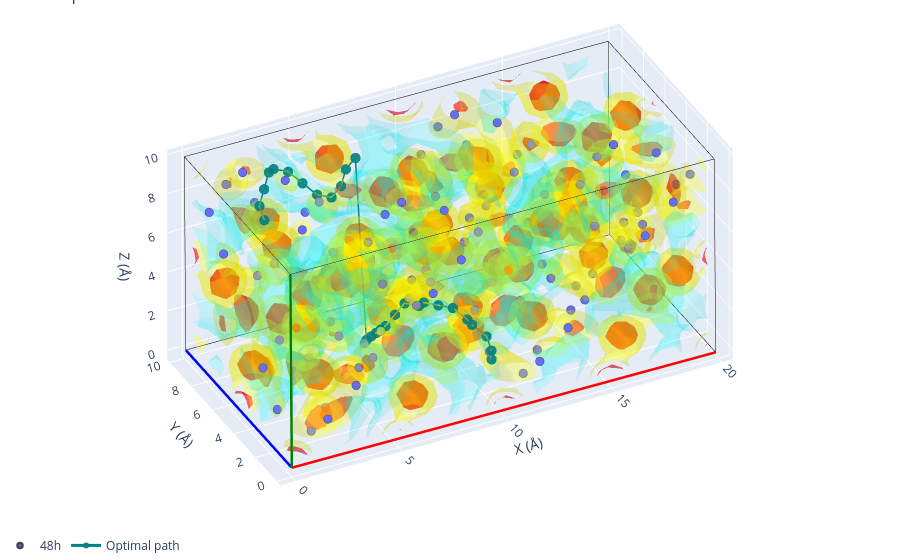
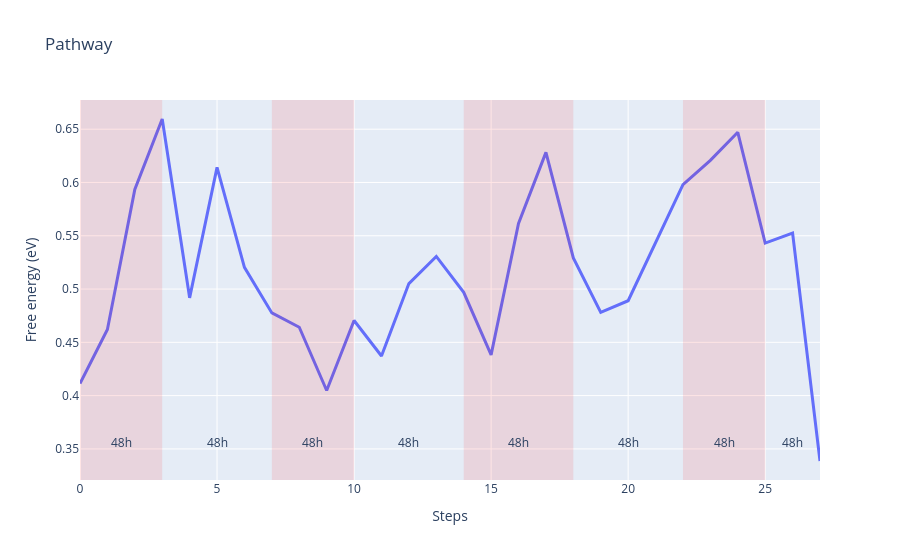

The code cell stored with these charts, in order, in its notebook:
### Code cell
fig1 = volume.plot_3d(structure=sites, paths=path2)
fig1.show()

fig2 = path2.plot_energy_along_path(structure=sites)
fig2.show()

### Figure 1 — Plotly figure (JSON) as saved in the notebook; plotly's stock layout.template omitted (floating-point values rounded to 4 significant figures; data arrays with more than 128 entries replaced by an {"elided": "..."} marker saying what was removed)
{"data": [{"line": {"color": "red", "width": 5}, "mode": "lines", "showlegend": false, "type": "scatter3d", "x": [0, 19.87], "y": [0, 0.006208], "z": [0, -0.1473]}, {"line": {"color": "blue", "width": 5}, "mode": "lines", "showlegend": false, "type": "scatter3d", "x": [0, 0.005318], "y": [0, 9.919], "z": [0, -0.02126]}, {"line": {"color": "green", "width": 5}, "mode": "lines", "showlegend": false, "type": "scatter3d", "x": [0, -0.07517], "y": [0, -0.01577], "z": [0, 9.916]}, {"line": {"color": "black", "width": 1}, "mode": "lines", "showlegend": false, "type": "scatter3d", "x": [19.87, 19.88], "y": [0.006208, 9.926], "z": [-0.1473, -0.1686]}, {"line": {"color": "black", "width": 1}, "mode": "lines", "showlegend": false, "type": "scatter3d", "x": [19.87, 19.8], "y": [0.006208, -0.009559], "z": [-0.1473, 9.769]}, {"line": {"color": "black", "width": 1}, "mode": "lines", "showlegend": false, "type": "scatter3d", "x": [0.005318, 19.88], "y": [9.919, 9.926], "z": [-0.02126, -0.1686]}, {"line": {"color": "black", "width": 1}, "mode": "lines", "showlegend": false, "type": "scatter3d", "x": [0.005318, -0.06986], "y": [9.919, 9.904], "z": [-0.02126, 9.895]}, {"line": {"color": "black", "width": 1}, "mode": "lines", "showlegend": false, "type": "scatter3d", "x": [-0.07517, 19.8], "y": [-0.01577, -0.009559], "z": [9.916, 9.769]}, {"line": {"color": "black", "width": 1}, "mode": "lines", "showlegend": false, "type": "scatter3d", "x": [-0.07517, -0.06986], "y": [-0.01577, 9.904], "z": [9.916, 9.895]}, {"line": {"color": "black", "width": 1}, "mode": "lines", "showlegend": false, "type": "scatter3d", "x": [19.8, -0.06986], "y": [9.91, 9.904], "z": [9.748, 9.895]}, {"line": {"color": "black", "width": 1}, "mode": "lines", "showlegend": false, "type": "scatter3d", "x": [19.8, 19.8], "y": [9.91, -0.009559], "z": [9.748, 9.769]}, {"line": {"color": "black", "width": 1}, "mode": "lines", "showlegend": false, "type": "scatter3d", "x": [19.8, 19.88], "y": [9.91, 9.926], "z": [9.748, -0.1686]}, {"color": "red", "i": {"elided": "4667 int values"}, "j": {"elided": "4667 int values"}, "k": {"elided": "4667 int values"}, "name": "isoval=np.float64(87.0)", "opacity": 0.6, "showlegend": false, "type": "mesh3d", "x": {"elided": "2731 float values"}, "y": {"elided": "2731 float values"}, "z": {"elided": "2731 float values"}}, {"color": "yellow", "i": {"elided": "15713 int values"}, "j": {"elided": "15713 int values"}, "k": {"elided": "15713 int values"}, "name": "isoval=np.float64(34.800000000000004)", "opacity": 0.3, "showlegend": false, "type": "mesh3d", "x": {"elided": "8644 float values"}, "y": {"elided": "8644 float values"}, "z": {"elided": "8644 float values"}}, {"color": "cyan", "i": {"elided": "11406 int values"}, "j": {"elided": "11406 int values"}, "k": {"elided": "11406 int values"}, "name": "isoval=np.float64(2.436)", "opacity": 0.15, "showlegend": false, "type": "mesh3d", "x": {"elided": "6306 float values"}, "y": {"elided": "6306 float values"}, "z": {"elided": "6306 float values"}}, {"line": {"color": "red", "width": 5}, "mode": "lines", "showlegend": false, "type": "scatter3d", "x": [0, 19.87], "y": [0, 0.006208], "z": [0, -0.1473]}, {"line": {"color": "blue", "width": 5}, "mode": "lines", "showlegend": false, "type": "scatter3d", "x": [0, 0.005318], "y": [0, 9.919], "z": [0, -0.02126]}, {"line": {"color": "green", "width": 5}, "mode": "lines", "showlegend": false, "type": "scatter3d", "x": [0, -0.07517], "y": [0, -0.01577], "z": [0, 9.916]}, {"line": {"color": "black", "width": 1}, "mode": "lines", "showlegend": false, "type": "scatter3d", "x": [19.87, 19.88], "y": [0.006208, 9.926], "z": [-0.1473, -0.1686]}, {"line": {"color": "black", "width": 1}, "mode": "lines", "showlegend": false, "type": "scatter3d", "x": [19.87, 19.8], "y": [0.006208, -0.009559], "z": [-0.1473, 9.769]}, {"line": {"color": "black", "width": 1}, "mode": "lines", "showlegend": false, "type": "scatter3d", "x": [0.005318, 19.88], "y": [9.919, 9.926], "z": [-0.02126, -0.1686]}, {"line": {"color": "black", "width": 1}, "mode": "lines", "showlegend": false, "type": "scatter3d", "x": [0.005318, -0.06986], "y": [9.919, 9.904], "z": [-0.02126, 9.895]}, {"line": {"color": "black", "width": 1}, "mode": "lines", "showlegend": false, "type": "scatter3d", "x": [-0.07517, 19.8], "y": [-0.01577, -0.009559], "z": [9.916, 9.769]}, {"line": {"color": "black", "width": 1}, "mode": "lines", "showlegend": false, "type": "scatter3d", "x": [-0.07517, -0.06986], "y": [-0.01577, 9.904], "z": [9.916, 9.895]}, {"line": {"color": "black", "width": 1}, "mode": "lines", "showlegend": false, "type": "scatter3d", "x": [19.8, -0.06986], "y": [9.91, 9.904], "z": [9.748, 9.895]}, {"line": {"color": "black", "width": 1}, "mode": "lines", "showlegend": false, "type": "scatter3d", "x": [19.8, 19.8], "y": [9.91, -0.009559], "z": [9.748, 9.769]}, {"line": {"color": "black", "width": 1}, "mode": "lines", "showlegend": false, "type": "scatter3d", "x": [19.8, 19.88], "y": [9.91, 9.926], "z": [9.748, -0.1686]}, {"legendgroup": "48h", "marker": {"color": "#636EFA", "line": {"width": 2.5}, "size": 5}, "mode": "markers", "name": "48h", "showlegend": true, "type": "scatter3d", "x": [1.818], "y": [1.815], "z": [0.2206]}, {"legendgroup": "48h", "marker": {"color": "#636EFA", "line": {"width": 2.5}, "size": 5}, "mode": "markers", "name": "48h", "showlegend": false, "type": "scatter3d", "x": [11.75], "y": [1.819], "z": [0.147]}, {"legendgroup": "48h", "marker": {"color": "#636EFA", "line": {"width": 2.5}, "size": 5}, "mode": "markers", "name": "48h", "showlegend": false, "type": "scatter3d", "x": [1.783], "y": [6.767], "z": [5.168]}, {"legendgroup": "48h", "marker": {"color": "#636EFA", "line": {"width": 2.5}, "size": 5}, "mode": "markers", "name": "48h", "showlegend": false, "type": "scatter3d", "x": [11.72], "y": [6.77], "z": [5.094]}, {"legendgroup": "48h", "marker": {"color": "#636EFA", "line": {"width": 2.5}, "size": 5}, "mode": "markers", "name": "48h", "showlegend": false, "type": "scatter3d", "x": [6.748], "y": [1.809], "z": [5.142]}, {"legendgroup": "48h", "marker": {"color": "#636EFA", "line": {"width": 2.5}, "size": 5}, "mode": "markers", "name": "48h", "showlegend": false, "type": "scatter3d", "x": [16.68], "y": [1.812], "z": [5.068]}, {"legendgroup": "48h", "marker": {"color": "#636EFA", "line": {"width": 2.5}, "size": 5}, "mode": "markers", "name": "48h", "showlegend": false, "type": "scatter3d", "x": [6.789], "y": [6.777], "z": [0.1732]}, {"legendgroup": "48h", "marker": {"color": "#636EFA", "line": {"width": 2.5}, "size": 5}, "mode": "markers", "name": "48h", "showlegend": false, "type": "scatter3d", "x": [16.73], "y": [6.78], "z": [0.09949]}, {"legendgroup": "48h", "marker": {"color": "#636EFA", "line": {"width": 2.5}, "size": 5}, "mode": "markers", "name": "48h", "showlegend": false, "type": "scatter3d", "x": [9.638], "y": [1.805], "z": [8.026]}, {"legendgroup": "48h", "marker": {"color": "#636EFA", "line": {"width": 2.5}, "size": 5}, "mode": "markers", "name": "48h", "showlegend": false, "type": "scatter3d", "x": [19.57], "y": [1.809], "z": [7.952]}, {"legendgroup": "48h", "marker": {"color": "#636EFA", "line": {"width": 2.5}, "size": 5}, "mode": "markers", "name": "48h", "showlegend": false, "type": "scatter3d", "x": [9.678], "y": [6.773], "z": [3.057]}, {"legendgroup": "48h", "marker": {"color": "#636EFA", "line": {"width": 2.5}, "size": 5}, "mode": "markers", "name": "48h", "showlegend": false, "type": "scatter3d", "x": [19.61], "y": [6.776], "z": [2.983]}, {"legendgroup": "48h", "marker": {"color": "#636EFA", "line": {"width": 2.5}, "size": 5}, "mode": "markers", "name": "48h", "showlegend": false, "type": "scatter3d", "x": [4.707], "y": [1.812], "z": [3.104]}, {"legendgroup": "48h", "marker": {"color": "#636EFA", "line": {"width": 2.5}, "size": 5}, "mode": "markers", "name": "48h", "showlegend": false, "type": "scatter3d", "x": [14.64], "y": [1.815], "z": [3.031]}, {"legendgroup": "48h", "marker": {"color": "#636EFA", "line": {"width": 2.5}, "size": 5}, "mode": "markers", "name": "48h", "showlegend": false, "type": "scatter3d", "x": [4.672], "y": [6.764], "z": [8.052]}, {"legendgroup": "48h", "marker": {"color": "#636EFA", "line": {"width": 2.5}, "size": 5}, "mode": "markers", "name": "48h", "showlegend": false, "type": "scatter3d", "x": [14.61], "y": [6.767], "z": [7.978]}, {"legendgroup": "48h", "marker": {"color": "#636EFA", "line": {"width": 2.5}, "size": 5}, "mode": "markers", "name": "48h", "showlegend": false, "type": "scatter3d", "x": [8.057], "y": [0.2277], "z": [8.041]}, {"legendgroup": "48h", "marker": {"color": "#636EFA", "line": {"width": 2.5}, "size": 5}, "mode": "markers", "name": "48h", "showlegend": false, "type": "scatter3d", "x": [17.99], "y": [0.2308], "z": [7.967]}, {"legendgroup": "48h", "marker": {"color": "#636EFA", "line": {"width": 2.5}, "size": 5}, "mode": "markers", "name": "48h", "showlegend": false, "type": "scatter3d", "x": [8.097], "y": [5.195], "z": [3.072]}, {"legendgroup": "48h", "marker": {"color": "#636EFA", "line": {"width": 2.5}, "size": 5}, "mode": "markers", "name": "48h", "showlegend": false, "type": "scatter3d", "x": [18.03], "y": [5.198], "z": [2.998]}, {"legendgroup": "48h", "marker": {"color": "#636EFA", "line": {"width": 2.5}, "size": 5}, "mode": "markers", "name": "48h", "showlegend": false, "type": "scatter3d", "x": [3.126], "y": [0.2341], "z": [3.12]}, {"legendgroup": "48h", "marker": {"color": "#636EFA", "line": {"width": 2.5}, "size": 5}, "mode": "markers", "name": "48h", "showlegend": false, "type": "scatter3d", "x": [13.06], "y": [0.2372], "z": [3.046]}, {"legendgroup": "48h", "marker": {"color": "#636EFA", "line": {"width": 2.5}, "size": 5}, "mode": "markers", "name": "48h", "showlegend": false, "type": "scatter3d", "x": [3.091], "y": [5.186], "z": [8.067]}, {"legendgroup": "48h", "marker": {"color": "#636EFA", "line": {"width": 2.5}, "size": 5}, "mode": "markers", "name": "48h", "showlegend": false, "type": "scatter3d", "x": [13.03], "y": [5.189], "z": [7.993]}, {"legendgroup": "48h", "marker": {"color": "#636EFA", "line": {"width": 2.5}, "size": 5}, "mode": "markers", "name": "48h", "showlegend": false, "type": "scatter3d", "x": [8.046], "y": [1.802], "z": [9.614]}, {"legendgroup": "48h", "marker": {"color": "#636EFA", "line": {"width": 2.5}, "size": 5}, "mode": "markers", "name": "48h", "showlegend": false, "type": "scatter3d", "x": [17.98], "y": [1.806], "z": [9.54]}, {"legendgroup": "48h", "marker": {"color": "#636EFA", "line": {"width": 2.5}, "size": 5}, "mode": "markers", "name": "48h", "showlegend": false, "type": "scatter3d", "x": [8.086], "y": [6.77], "z": [4.645]}, {"legendgroup": "48h", "marker": {"color": "#636EFA", "line": {"width": 2.5}, "size": 5}, "mode": "markers", "name": "48h", "showlegend": false, "type": "scatter3d", "x": [18.02], "y": [6.773], "z": [4.572]}, {"legendgroup": "48h", "marker": {"color": "#636EFA", "line": {"width": 2.5}, "size": 5}, "mode": "markers", "name": "48h", "showlegend": false, "type": "scatter3d", "x": [3.115], "y": [1.809], "z": [4.693]}, {"legendgroup": "48h", "marker": {"color": "#636EFA", "line": {"width": 2.5}, "size": 5}, "mode": "markers", "name": "48h", "showlegend": false, "type": "scatter3d", "x": [13.05], "y": [1.812], "z": [4.619]}, {"legendgroup": "48h", "marker": {"color": "#636EFA", "line": {"width": 2.5}, "size": 5}, "mode": "markers", "name": "48h", "showlegend": false, "type": "scatter3d", "x": [3.08], "y": [6.761], "z": [9.64]}, {"legendgroup": "48h", "marker": {"color": "#636EFA", "line": {"width": 2.5}, "size": 5}, "mode": "markers", "name": "48h", "showlegend": false, "type": "scatter3d", "x": [13.02], "y": [6.764], "z": [9.567]}, {"legendgroup": "48h", "marker": {"color": "#636EFA", "line": {"width": 2.5}, "size": 5}, "mode": "markers", "name": "48h", "showlegend": false, "type": "scatter3d", "x": [1.762], "y": [9.669], "z": [8.067]}, {"legendgroup": "48h", "marker": {"color": "#636EFA", "line": {"width": 2.5}, "size": 5}, "mode": "markers", "name": "48h", "showlegend": false, "type": "scatter3d", "x": [11.7], "y": [9.672], "z": [7.994]}, {"legendgroup": "48h", "marker": {"color": "#636EFA", "line": {"width": 2.5}, "size": 5}, "mode": "markers", "name": "48h", "showlegend": false, "type": "scatter3d", "x": [1.797], "y": [4.717], "z": [3.12]}, {"legendgroup": "48h", "marker": {"color": "#636EFA", "line": {"width": 2.5}, "size": 5}, "mode": "markers", "name": "48h", "showlegend": false, "type": "scatter3d", "x": [11.73], "y": [4.72], "z": [3.046]}, {"legendgroup": "48h", "marker": {"color": "#636EFA", "line": {"width": 2.5}, "size": 5}, "mode": "markers", "name": "48h", "showlegend": false, "type": "scatter3d", "x": [6.768], "y": [9.678], "z": [3.072]}, {"legendgroup": "48h", "marker": {"color": "#636EFA", "line": {"width": 2.5}, "size": 5}, "mode": "markers", "name": "48h", "showlegend": false, "type": "scatter3d", "x": [16.7], "y": [9.682], "z": [2.999]}, {"legendgroup": "48h", "marker": {"color": "#636EFA", "line": {"width": 2.5}, "size": 5}, "mode": "markers", "name": "48h", "showlegend": false, "type": "scatter3d", "x": [6.728], "y": [4.711], "z": [8.041]}, {"legendgroup": "48h", "marker": {"color": "#636EFA", "line": {"width": 2.5}, "size": 5}, "mode": "markers", "name": "48h", "showlegend": false, "type": "scatter3d", "x": [16.66], "y": [4.714], "z": [7.967]}, {"legendgroup": "48h", "marker": {"color": "#636EFA", "line": {"width": 2.5}, "size": 5}, "mode": "markers", "name": "48h", "showlegend": false, "type": "scatter3d", "x": [0.1814], "y": [8.091], "z": [8.082]}, {"legendgroup": "48h", "marker": {"color": "#636EFA", "line": {"width": 2.5}, "size": 5}, "mode": "markers", "name": "48h", "showlegend": false, "type": "scatter3d", "x": [10.12], "y": [8.094], "z": [8.009]}, {"legendgroup": "48h", "marker": {"color": "#636EFA", "line": {"width": 2.5}, "size": 5}, "mode": "markers", "name": "48h", "showlegend": false, "type": "scatter3d", "x": [0.2163], "y": [3.14], "z": [3.135]}, {"legendgroup": "48h", "marker": {"color": "#636EFA", "line": {"width": 2.5}, "size": 5}, "mode": "markers", "name": "48h", "showlegend": false, "type": "scatter3d", "x": [10.15], "y": [3.143], "z": [3.061]}, {"legendgroup": "48h", "marker": {"color": "#636EFA", "line": {"width": 2.5}, "size": 5}, "mode": "markers", "name": "48h", "showlegend": false, "type": "scatter3d", "x": [5.187], "y": [8.101], "z": [3.087]}, {"legendgroup": "48h", "marker": {"color": "#636EFA", "line": {"width": 2.5}, "size": 5}, "mode": "markers", "name": "48h", "showlegend": false, "type": "scatter3d", "x": [15.12], "y": [8.104], "z": [3.014]}, {"legendgroup": "48h", "marker": {"color": "#636EFA", "line": {"width": 2.5}, "size": 5}, "mode": "markers", "name": "48h", "showlegend": false, "type": "scatter3d", "x": [5.147], "y": [3.133], "z": [8.056]}, {"legendgroup": "48h", "marker": {"color": "#636EFA", "line": {"width": 2.5}, "size": 5}, "mode": "markers", "name": "48h", "showlegend": false, "type": "scatter3d", "x": [15.08], "y": [3.136], "z": [7.982]}, {"legendgroup": "48h", "marker": {"color": "#636EFA", "line": {"width": 2.5}, "size": 5}, "mode": "markers", "name": "48h", "showlegend": false, "type": "scatter3d", "x": [1.749], "y": [8.089], "z": [9.647]}, {"legendgroup": "48h", "marker": {"color": "#636EFA", "line": {"width": 2.5}, "size": 5}, "mode": "markers", "name": "48h", "showlegend": false, "type": "scatter3d", "x": [11.69], "y": [8.092], "z": [9.574]}, {"legendgroup": "48h", "marker": {"color": "#636EFA", "line": {"width": 2.5}, "size": 5}, "mode": "markers", "name": "48h", "showlegend": false, "type": "scatter3d", "x": [1.784], "y": [3.138], "z": [4.7]}, {"legendgroup": "48h", "marker": {"color": "#636EFA", "line": {"width": 2.5}, "size": 5}, "mode": "markers", "name": "48h", "showlegend": false, "type": "scatter3d", "x": [11.72], "y": [3.141], "z": [4.626]}, {"legendgroup": "48h", "marker": {"color": "#636EFA", "line": {"width": 2.5}, "size": 5}, "mode": "markers", "name": "48h", "showlegend": false, "type": "scatter3d", "x": [6.755], "y": [8.099], "z": [4.652]}, {"legendgroup": "48h", "marker": {"color": "#636EFA", "line": {"width": 2.5}, "size": 5}, "mode": "markers", "name": "48h", "showlegend": false, "type": "scatter3d", "x": [16.69], "y": [8.102], "z": [4.579]}, {"legendgroup": "48h", "marker": {"color": "#636EFA", "line": {"width": 2.5}, "size": 5}, "mode": "markers", "name": "48h", "showlegend": false, "type": "scatter3d", "x": [6.715], "y": [3.131], "z": [9.621]}, {"legendgroup": "48h", "marker": {"color": "#636EFA", "line": {"width": 2.5}, "size": 5}, "mode": "markers", "name": "48h", "showlegend": false, "type": "scatter3d", "x": [16.65], "y": [3.134], "z": [9.547]}, {"legendgroup": "48h", "marker": {"color": "#636EFA", "line": {"width": 2.5}, "size": 5}, "mode": "markers", "name": "48h", "showlegend": false, "type": "scatter3d", "x": [1.805], "y": [0.2357], "z": [1.801]}, {"legendgroup": "48h", "marker": {"color": "#636EFA", "line": {"width": 2.5}, "size": 5}, "mode": "markers", "name": "48h", "showlegend": false, "type": "scatter3d", "x": [11.74], "y": [0.2389], "z": [1.727]}, {"legendgroup": "48h", "marker": {"color": "#636EFA", "line": {"width": 2.5}, "size": 5}, "mode": "markers", "name": "48h", "showlegend": false, "type": "scatter3d", "x": [1.77], "y": [5.188], "z": [6.748]}, {"legendgroup": "48h", "marker": {"color": "#636EFA", "line": {"width": 2.5}, "size": 5}, "mode": "markers", "name": "48h", "showlegend": false, "type": "scatter3d", "x": [11.71], "y": [5.191], "z": [6.674]}, {"legendgroup": "48h", "marker": {"color": "#636EFA", "line": {"width": 2.5}, "size": 5}, "mode": "markers", "name": "48h", "showlegend": false, "type": "scatter3d", "x": [6.735], "y": [0.2294], "z": [6.722]}, {"legendgroup": "48h", "marker": {"color": "#636EFA", "line": {"width": 2.5}, "size": 5}, "mode": "markers", "name": "48h", "showlegend": false, "type": "scatter3d", "x": [16.67], "y": [0.2325], "z": [6.648]}, {"legendgroup": "48h", "marker": {"color": "#636EFA", "line": {"width": 2.5}, "size": 5}, "mode": "markers", "name": "48h", "showlegend": false, "type": "scatter3d", "x": [6.776], "y": [5.197], "z": [1.753]}, {"legendgroup": "48h", "marker": {"color": "#636EFA", "line": {"width": 2.5}, "size": 5}, "mode": "markers", "name": "48h", "showlegend": false, "type": "scatter3d", "x": [16.71], "y": [5.2], "z": [1.68]}, {"legendgroup": "48h", "marker": {"color": "#636EFA", "line": {"width": 2.5}, "size": 5}, "mode": "markers", "name": "48h", "showlegend": false, "type": "scatter3d", "x": [0.2257], "y": [1.812], "z": [1.809]}, {"legendgroup": "48h", "marker": {"color": "#636EFA", "line": {"width": 2.5}, "size": 5}, "mode": "markers", "name": "48h", "showlegend": false, "type": "scatter3d", "x": [10.16], "y": [1.816], "z": [1.735]}, {"legendgroup": "48h", "marker": {"color": "#636EFA", "line": {"width": 2.5}, "size": 5}, "mode": "markers", "name": "48h", "showlegend": false, "type": "scatter3d", "x": [0.1908], "y": [6.764], "z": [6.756]}, {"legendgroup": "48h", "marker": {"color": "#636EFA", "line": {"width": 2.5}, "size": 5}, "mode": "markers", "name": "48h", "showlegend": false, "type": "scatter3d", "x": [10.13], "y": [6.767], "z": [6.683]}, {"legendgroup": "48h", "marker": {"color": "#636EFA", "line": {"width": 2.5}, "size": 5}, "mode": "markers", "name": "48h", "showlegend": false, "type": "scatter3d", "x": [5.156], "y": [1.806], "z": [6.73]}, {"legendgroup": "48h", "marker": {"color": "#636EFA", "line": {"width": 2.5}, "size": 5}, "mode": "markers", "name": "48h", "showlegend": false, "type": "scatter3d", "x": [15.09], "y": [1.809], "z": [6.657]}, {"legendgroup": "48h", "marker": {"color": "#636EFA", "line": {"width": 2.5}, "size": 5}, "mode": "markers", "name": "48h", "showlegend": false, "type": "scatter3d", "x": [5.197], "y": [6.774], "z": [1.762]}, {"legendgroup": "48h", "marker": {"color": "#636EFA", "line": {"width": 2.5}, "size": 5}, "mode": "markers", "name": "48h", "showlegend": false, "type": "scatter3d", "x": [15.13], "y": [6.777], "z": [1.688]}, {"legendgroup": "48h", "marker": {"color": "#636EFA", "line": {"width": 2.5}, "size": 5}, "mode": "markers", "name": "48h", "showlegend": false, "type": "scatter3d", "x": [9.689], "y": [8.104], "z": [1.725]}, {"legendgroup": "48h", "marker": {"color": "#636EFA", "line": {"width": 2.5}, "size": 5}, "mode": "markers", "name": "48h", "showlegend": false, "type": "scatter3d", "x": [19.63], "y": [8.107], "z": [1.652]}, {"legendgroup": "48h", "marker": {"color": "#636EFA", "line": {"width": 2.5}, "size": 5}, "mode": "markers", "name": "48h", "showlegend": false, "type": "scatter3d", "x": [9.648], "y": [3.137], "z": [6.694]}, {"legendgroup": "48h", "marker": {"color": "#636EFA", "line": {"width": 2.5}, "size": 5}, "mode": "markers", "name": "48h", "showlegend": false, "type": "scatter3d", "x": [19.59], "y": [3.14], "z": [6.62]}, {"legendgroup": "48h", "marker": {"color": "#636EFA", "line": {"width": 2.5}, "size": 5}, "mode": "markers", "name": "48h", "showlegend": false, "type": "scatter3d", "x": [4.683], "y": [8.095], "z": [6.72]}, {"legendgroup": "48h", "marker": {"color": "#636EFA", "line": {"width": 2.5}, "size": 5}, "mode": "markers", "name": "48h", "showlegend": false, "type": "scatter3d", "x": [14.62], "y": [8.098], "z": [6.647]}, {"legendgroup": "48h", "marker": {"color": "#636EFA", "line": {"width": 2.5}, "size": 5}, "mode": "markers", "name": "48h", "showlegend": false, "type": "scatter3d", "x": [4.718], "y": [3.143], "z": [1.773]}, {"legendgroup": "48h", "marker": {"color": "#636EFA", "line": {"width": 2.5}, "size": 5}, "mode": "markers", "name": "48h", "showlegend": false, "type": "scatter3d", "x": [14.65], "y": [3.146], "z": [1.699]}, {"legendgroup": "48h", "marker": {"color": "#636EFA", "line": {"width": 2.5}, "size": 5}, "mode": "markers", "name": "48h", "showlegend": false, "type": "scatter3d", "x": [8.11], "y": [9.681], "z": [1.734]}, {"legendgroup": "48h", "marker": {"color": "#636EFA", "line": {"width": 2.5}, "size": 5}, "mode": "markers", "name": "48h", "showlegend": false, "type": "scatter3d", "x": [18.05], "y": [9.684], "z": [1.66]}, {"legendgroup": "48h", "marker": {"color": "#636EFA", "line": {"width": 2.5}, "size": 5}, "mode": "markers", "name": "48h", "showlegend": false, "type": "scatter3d", "x": [8.069], "y": [4.713], "z": [6.702]}, {"legendgroup": "48h", "marker": {"color": "#636EFA", "line": {"width": 2.5}, "size": 5}, "mode": "markers", "name": "48h", "showlegend": false, "type": "scatter3d", "x": [18.01], "y": [4.717], "z": [6.629]}, {"legendgroup": "48h", "marker": {"color": "#636EFA", "line": {"width": 2.5}, "size": 5}, "mode": "markers", "name": "48h", "showlegend": false, "type": "scatter3d", "x": [3.104], "y": [9.672], "z": [6.729]}, {"legendgroup": "48h", "marker": {"color": "#636EFA", "line": {"width": 2.5}, "size": 5}, "mode": "markers", "name": "48h", "showlegend": false, "type": "scatter3d", "x": [13.04], "y": [9.675], "z": [6.655]}, {"legendgroup": "48h", "marker": {"color": "#636EFA", "line": {"width": 2.5}, "size": 5}, "mode": "markers", "name": "48h", "showlegend": false, "type": "scatter3d", "x": [3.139], "y": [4.72], "z": [1.781]}, {"legendgroup": "48h", "marker": {"color": "#636EFA", "line": {"width": 2.5}, "size": 5}, "mode": "markers", "name": "48h", "showlegend": false, "type": "scatter3d", "x": [13.08], "y": [4.723], "z": [1.708]}, {"legendgroup": "48h", "marker": {"color": "#636EFA", "line": {"width": 2.5}, "size": 5}, "mode": "markers", "name": "48h", "showlegend": false, "type": "scatter3d", "x": [8.121], "y": [8.106], "z": [0.1604]}, {"legendgroup": "48h", "marker": {"color": "#636EFA", "line": {"width": 2.5}, "size": 5}, "mode": "markers", "name": "48h", "showlegend": false, "type": "scatter3d", "x": [18.06], "y": [8.109], "z": [0.08677]}, {"legendgroup": "48h", "marker": {"color": "#636EFA", "line": {"width": 2.5}, "size": 5}, "mode": "markers", "name": "48h", "showlegend": false, "type": "scatter3d", "x": [8.08], "y": [3.139], "z": [5.129]}, {"legendgroup": "48h", "marker": {"color": "#636EFA", "line": {"width": 2.5}, "size": 5}, "mode": "markers", "name": "48h", "showlegend": false, "type": "scatter3d", "x": [18.02], "y": [3.142], "z": [5.055]}, {"legendgroup": "48h", "marker": {"color": "#636EFA", "line": {"width": 2.5}, "size": 5}, "mode": "markers", "name": "48h", "showlegend": false, "type": "scatter3d", "x": [3.115], "y": [8.097], "z": [5.155]}, {"legendgroup": "48h", "marker": {"color": "#636EFA", "line": {"width": 2.5}, "size": 5}, "mode": "markers", "name": "48h", "showlegend": false, "type": "scatter3d", "x": [13.05], "y": [8.1], "z": [5.082]}, {"legendgroup": "48h", "marker": {"color": "#636EFA", "line": {"width": 2.5}, "size": 5}, "mode": "markers", "name": "48h", "showlegend": false, "type": "scatter3d", "x": [3.15], "y": [3.145], "z": [0.2079]}, {"legendgroup": "48h", "marker": {"color": "#636EFA", "line": {"width": 2.5}, "size": 5}, "mode": "markers", "name": "48h", "showlegend": false, "type": "scatter3d", "x": [13.09], "y": [3.148], "z": [0.1342]}, {"line": {"width": 3}, "marker": {"color": "teal", "opacity": 0.9, "size": 6, "symbol": "circle"}, "mode": "markers+lines", "name": "Optimal path", "type": "scatter3d", "x": [10.15, 10.15, 10.14, 9.69, 9.69, 9.235, 8.784, 8.332, 8.336, 7.885, 7.436, 6.988, 6.992, 6.995, 6.999, 7.003, 6.479, 6.031, 5.583, 5.134, 4.683, 4.228, 3.773, 3.322, 3.326, 2.877, 2.429, 2.432], "y": [1.579, 1.578, 2.028, 2.478, 2.929, 3.379, 3.83, 4.281, 4.732, 5.183, 5.184, 5.184, 5.636, 6.087, 6.539, 6.991, 6.975, 6.976, 6.526, 6.526, 6.977, 7.427, 7.877, 8.328, 8.779, 8.329, 7.879, 7.429], "z": [1.499, 1.95, 2.399, 2.852, 2.852, 3.305, 3.307, 3.309, 2.858, 2.86, 2.413, 1.965, 1.514, 1.062, 0.6102, 0.1585, 9.627, 9.18, 8.733, 8.286, 8.288, 8.742, 9.195, 9.197, 8.745, 8.299, 7.853, 7.403]}], "layout": {"legend": {"orientation": "h", "x": 0, "xanchor": "left", "y": -0.1, "yanchor": "bottom"}, "margin": {"b": 0, "l": 0, "r": 0, "t": 0}, "scene": {"aspectmode": "manual", "aspectratio": {"x": 1.987, "y": 0.9919, "z": 0.9916}, "camera": {"eye": {"x": -0.9937, "y": -1.984, "z": 1.487}, "projection": {"type": "orthographic"}}, "xaxis": {"title": {"text": "X (Å)"}}, "yaxis": {"title": {"text": "Y (Å)"}}, "zaxis": {"title": {"text": "Z (Å)"}}}, "showlegend": true, "title": {"text": "3D plot"}}}

### Figure 2 — Plotly figure (JSON) as saved in the notebook; plotly's stock layout.template omitted (floating-point values rounded to 4 significant figures)
{"data": [{"line": {"width": 3}, "mode": "lines", "name": "Optimal path", "type": "scatter", "x": [0, 1, 2, 3, 4, 5, 6, 7, 8, 9, 10, 11, 12, 13, 14, 15, 16, 17, 18, 19, 20, 21, 22, 23, 24, 25, 26, 27], "y": [0.4114, 0.462, 0.5935, 0.6596, 0.4918, 0.6141, 0.5204, 0.4776, 0.4641, 0.4048, 0.4705, 0.4372, 0.5051, 0.5306, 0.4969, 0.4382, 0.5616, 0.6282, 0.5292, 0.4782, 0.489, 0.5431, 0.598, 0.6207, 0.6471, 0.5431, 0.5526, 0.3387]}], "layout": {"annotations": [{"hovertext": "[10.162176  1.816092  1.816092] Li", "showarrow": false, "text": "48h", "x": 1.5, "xanchor": "center", "y": 0.1, "yanchor": "middle", "yref": "y domain"}, {"hovertext": "[10.162176  3.145908  3.145908] Li", "showarrow": false, "text": "48h", "x": 5, "xanchor": "center", "y": 0.1, "yanchor": "middle", "yref": "y domain"}, {"hovertext": "[8.107908 5.200176 3.145908] Li", "showarrow": false, "text": "48h", "x": 8.5, "xanchor": "center", "y": 0.1, "yanchor": "middle", "yref": "y domain"}, {"hovertext": "[6.778092 5.200176 1.816092] Li", "showarrow": false, "text": "48h", "x": 12, "xanchor": "center", "y": 0.1, "yanchor": "middle", "yref": "y domain"}, {"hovertext": "[6.778092 6.778092 0.238176] Li", "showarrow": false, "text": "48h", "x": 16, "xanchor": "center", "y": 0.1, "yanchor": "middle", "yref": "y domain"}, {"hovertext": "[4.723824 6.778092 8.107908] Li", "showarrow": false, "text": "48h", "x": 20, "xanchor": "center", "y": 0.1, "yanchor": "middle", "yref": "y domain"}, {"hovertext": "[1.816092 8.107908 9.685824] Li", "showarrow": false, "text": "48h", "x": 23.5, "xanchor": "center", "y": 0.1, "yanchor": "middle", "yref": "y domain"}, {"hovertext": "[0.238176 8.107908 8.107908] Li", "showarrow": false, "text": "48h", "x": 26, "xanchor": "center", "y": 0.1, "yanchor": "middle", "yref": "y domain"}], "shapes": [{"fillcolor": "red", "line": {"width": 0}, "opacity": 0.1, "type": "rect", "x0": 0, "x1": 3, "xref": "x", "y0": 0, "y1": 1, "yref": "y domain"}, {"fillcolor": "red", "line": {"width": 0}, "opacity": 0.1, "type": "rect", "x0": 7, "x1": 10, "xref": "x", "y0": 0, "y1": 1, "yref": "y domain"}, {"fillcolor": "red", "line": {"width": 0}, "opacity": 0.1, "type": "rect", "x0": 14, "x1": 18, "xref": "x", "y0": 0, "y1": 1, "yref": "y domain"}, {"fillcolor": "red", "line": {"width": 0}, "opacity": 0.1, "type": "rect", "x0": 22, "x1": 25, "xref": "x", "y0": 0, "y1": 1, "yref": "y domain"}], "title": {"text": "Pathway"}, "xaxis": {"title": {"text": "Steps"}}, "yaxis": {"title": {"text": "Free energy (eV)"}}}}
